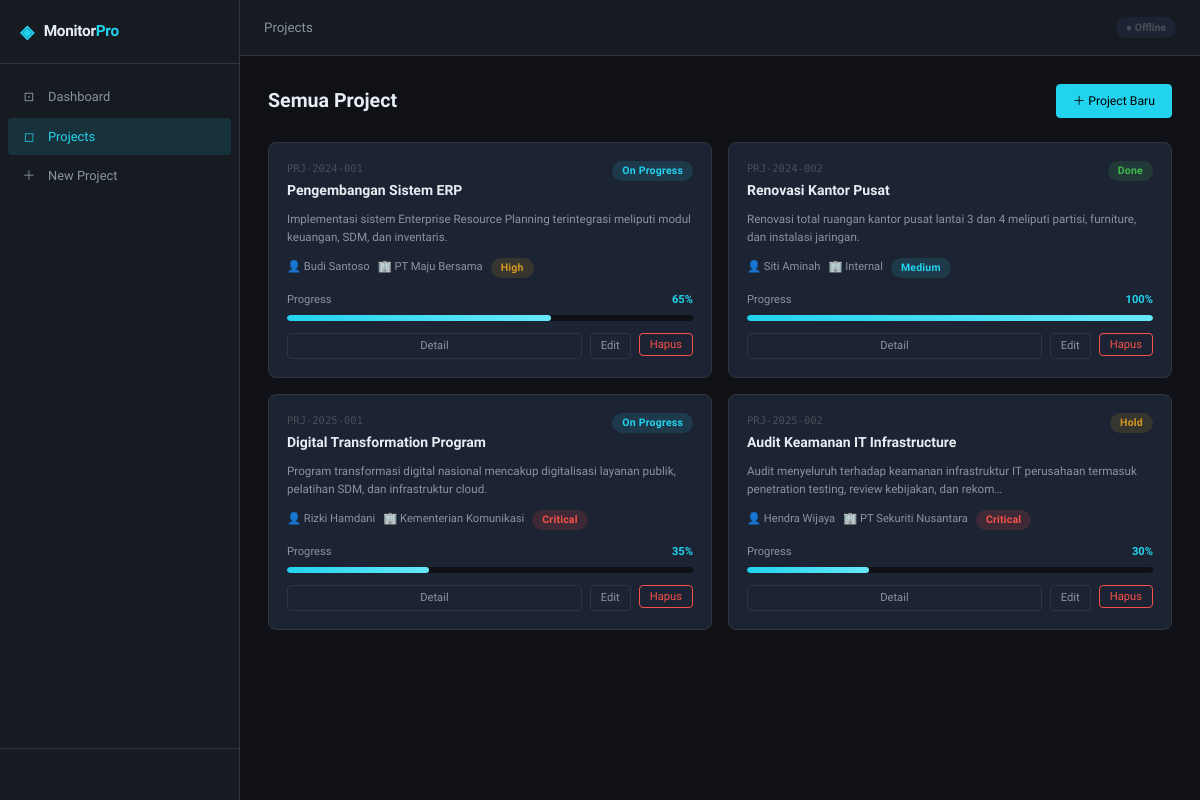
The page /projects/ on the database as committed earlier.
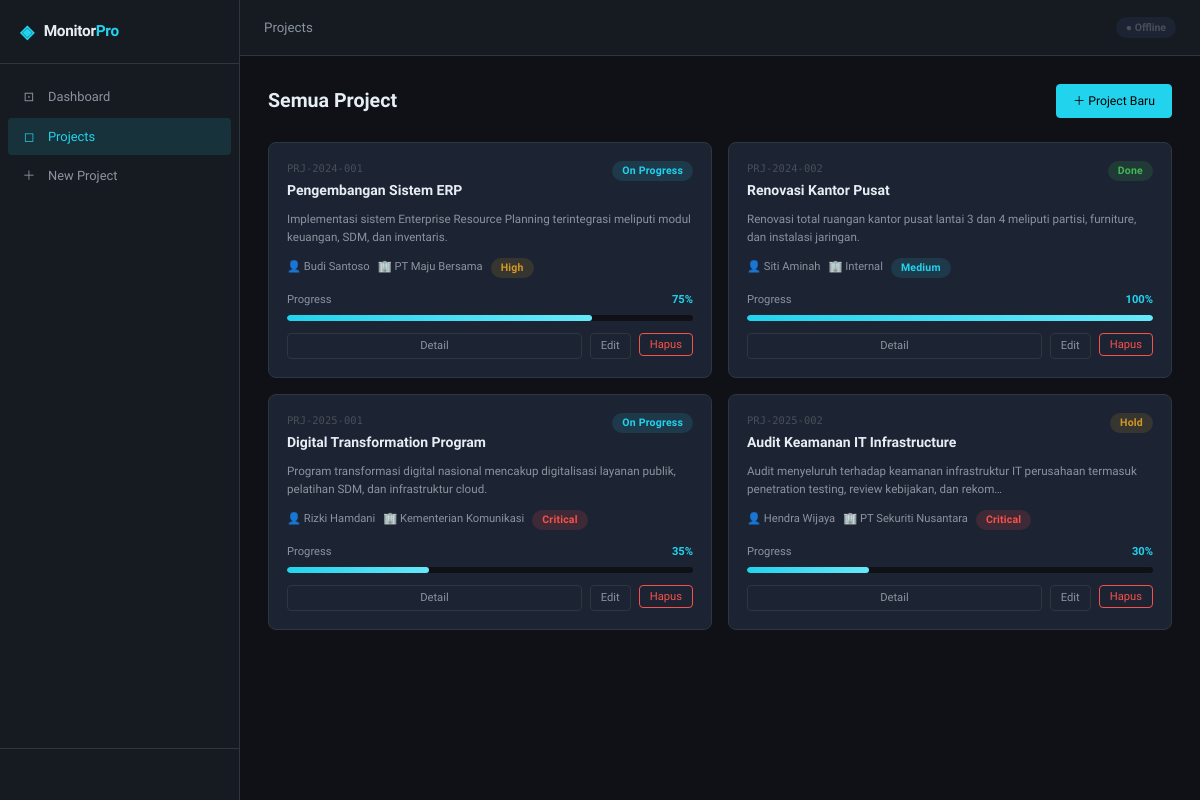
The same page on the database as committed later.
### tables this page shows
CREATE TABLE projects (
    id          INTEGER PRIMARY KEY AUTOINCREMENT,
    kode        TEXT UNIQUE NOT NULL,
    judul       TEXT NOT NULL,
    pic         TEXT,
    start_date  DATE,
    end_date    DATE,
    status      TEXT DEFAULT 'planning',
    prioritas   TEXT DEFAULT 'medium',
    klien       TEXT,
    deskripsi   TEXT,
    progress    INTEGER DEFAULT 0,
    created_at  DATETIME DEFAULT CURRENT_TIMESTAMP,
    updated_at  DATETIME DEFAULT CURRENT_TIMESTAMP
);

### routes/project.py (the view)
@bp.route('/')
def list_projects():
    conn = get_db()
    projects = [dict(r) for r in conn.execute(
        "SELECT * FROM projects ORDER BY updated_at DESC"
    ).fetchall()]
    conn.close()
    return render_template('project/list.html', projects=projects, active_page='projects')

### database.py (called while the page is built)
def get_db():
    conn = sqlite3.connect(current_app.config['DATABASE'])
    conn.row_factory = sqlite3.Row
    conn.execute("PRAGMA foreign_keys = ON")
    conn.execute("PRAGMA journal_mode = WAL")
    return conn

### templates/project/list.html (shortened to what this page needs)
{% extends "base.html" %}
{% block head %}
<link rel="stylesheet" href="{{ url_for('static', filename='css/dashboard.css') }}">
{% endblock %}
{% block topbar_title %}Projects{% endblock %}
{% block content %}
<div class="page-header">
  <h1>Semua Project</h1>
  <a href="{{ url_for('project.new_project') }}" class="btn btn-primary">＋ Project Baru</a>
</div>
{% if projects %}
<div class="project-grid" id="project-cards">
  {% for p in projects %}
  <div class="project-card">
    <div class="project-card-header">
      <div>
        <div class="project-card-code">{{ p.kode }}</div>
        <div class="project-card-title">
          <a href="{{ url_for('project.project_detail', id=p.id) }}">{{ p.judul }}</a>
        </div>
      </div>
      <div class="badge badge-{{ p.status }}">
        {{ {'planning':'Planning','on_progress':'On Progress','done':'Done','hold':'Hold'}.get(p.status, p.status) }}
      </div>
    </div>
    {% if p.deskripsi %}
    <p class="project-card-desc">{{ p.deskripsi[:120] }}{% if p.deskripsi|length > 120 %}…{% endif %}</p>
    {% endif %}
    <div class="project-card-meta">
      {% if p.pic %}<span>👤 {{ p.pic }}</span>{% endif %}
      {% if p.klien %}<span>🏢 {{ p.klien }}</span>{% endif %}
      <span class="badge badge-{{ p.prioritas }}">{{ p.prioritas|capitalize }}</span>
    </div>
    <div class="project-card-progress">
      <div style="display:flex;justify-content:space-between;margin-bottom:6px;font-size:.8rem">
        <span style="color:var(--text-secondary)">Progress</span>
        <span style="color:var(--accent);font-weight:600">{{ p.progress }}%</span>
      </div>
      <div class="progress-wrap">
        <div class="progress-bar" style="width:{{ p.progress }}%"></div>
      </div>
    </div>
    <div style="display:flex;gap:8px;margin-top:12px">
      <a href="{{ url_for('project.project_detail', id=p.id) }}" class="btn btn-secondary btn-sm" style="flex:1;justify-content:center">Detail</a>
      <a href="{{ url_for('project.edit_project', id=p.id) }}" class="btn btn-secondary btn-sm">Edit</a>
      <form method="POST" action="{{ url_for('project.delete_project', id=p.id) }}" onsubmit="return confirm('Hapus project ini?')">
        <button class="btn btn-danger btn-sm" type="submit">Hapus</button>
      </form>
    </div>
  </div>
  {% endfor %}
</div>
{% else %}
<div class="empty-state card">
  <div class="empty-state-icon">◻</div>
  <p>Belum ada project. <a href="{{ url_for('project.new_project') }}">Buat project pertama</a>.</p>
</div>
{% endif %}
{% endblock %}

Rows that differ between the two databases and show on the page:
changed projects "Pengembangan Sistem ERP": progress "65" → "75"
